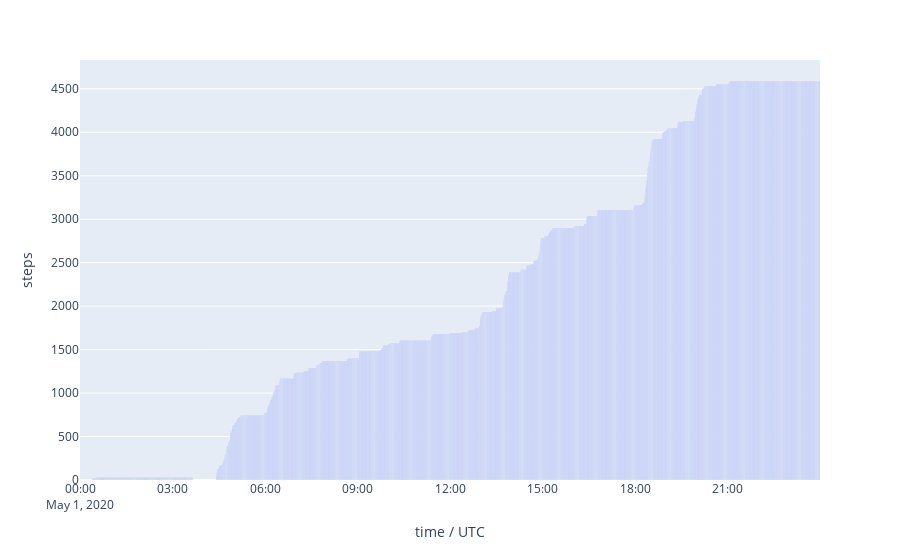

This figure's notebook cell:
### Code cell
fig = px.bar(
    df_test, 
    x="measurement_time_UTC", y="cum_steps",
    labels={"measurement_time_UTC": "time / UTC", "cum_steps": "steps"}
)
fig.show()

### Figure 1 — Plotly figure (JSON) as saved in the notebook; plotly's stock layout.template omitted (floating-point values rounded to 4 significant figures; data arrays with more than 128 entries replaced by an {"elided": "..."} marker saying what was removed)
{"data": [{"alignmentgroup": "True", "hovertemplate": "time / UTC=%{x}<br>steps=%{y}<extra></extra>", "legendgroup": "", "marker": {"color": "#636efa"}, "name": "", "offsetgroup": "", "orientation": "v", "showlegend": false, "textposition": "auto", "type": "bar", "x": {"elided": "1394 str values"}, "xaxis": "x", "y": {"elided": "1394 int values"}, "yaxis": "y"}], "layout": {"barmode": "relative", "legend": {"tracegroupgap": 0}, "margin": {"t": 60}, "xaxis": {"anchor": "y", "domain": [0, 1], "title": {"text": "time / UTC"}}, "yaxis": {"anchor": "x", "domain": [0, 1], "title": {"text": "steps"}}}}
